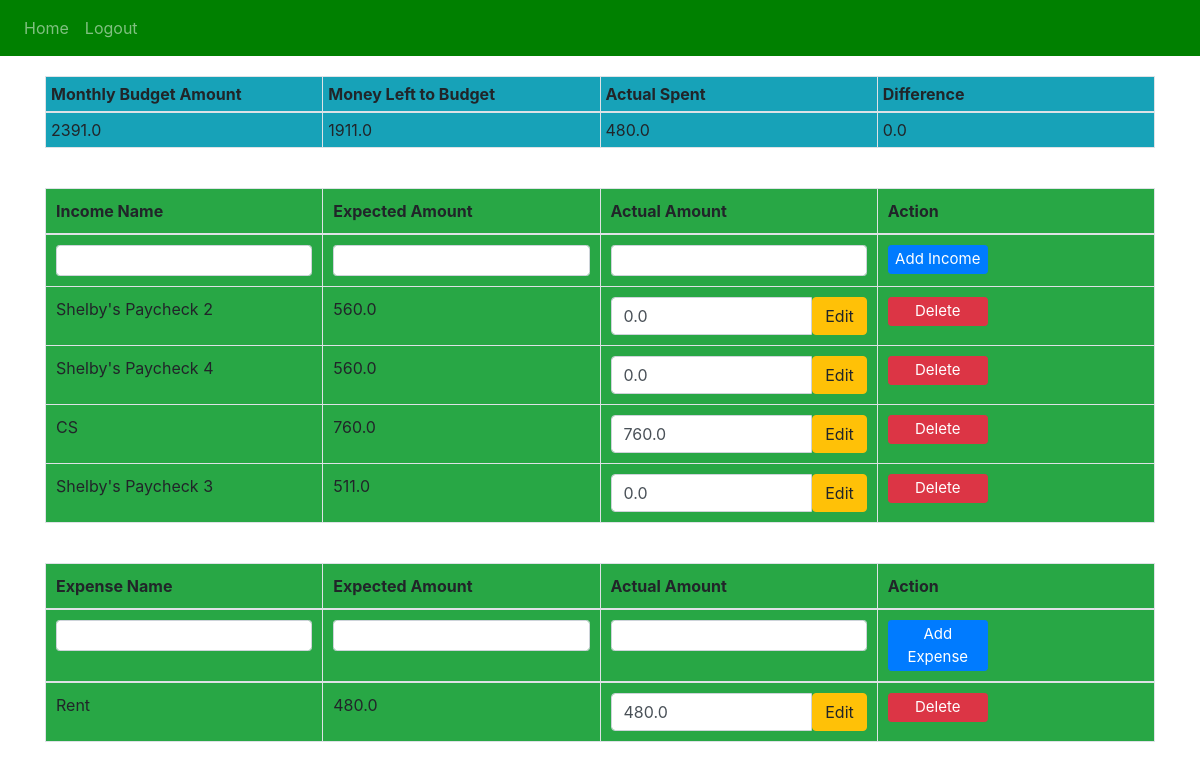
Page / (signed in) on the earlier database version.
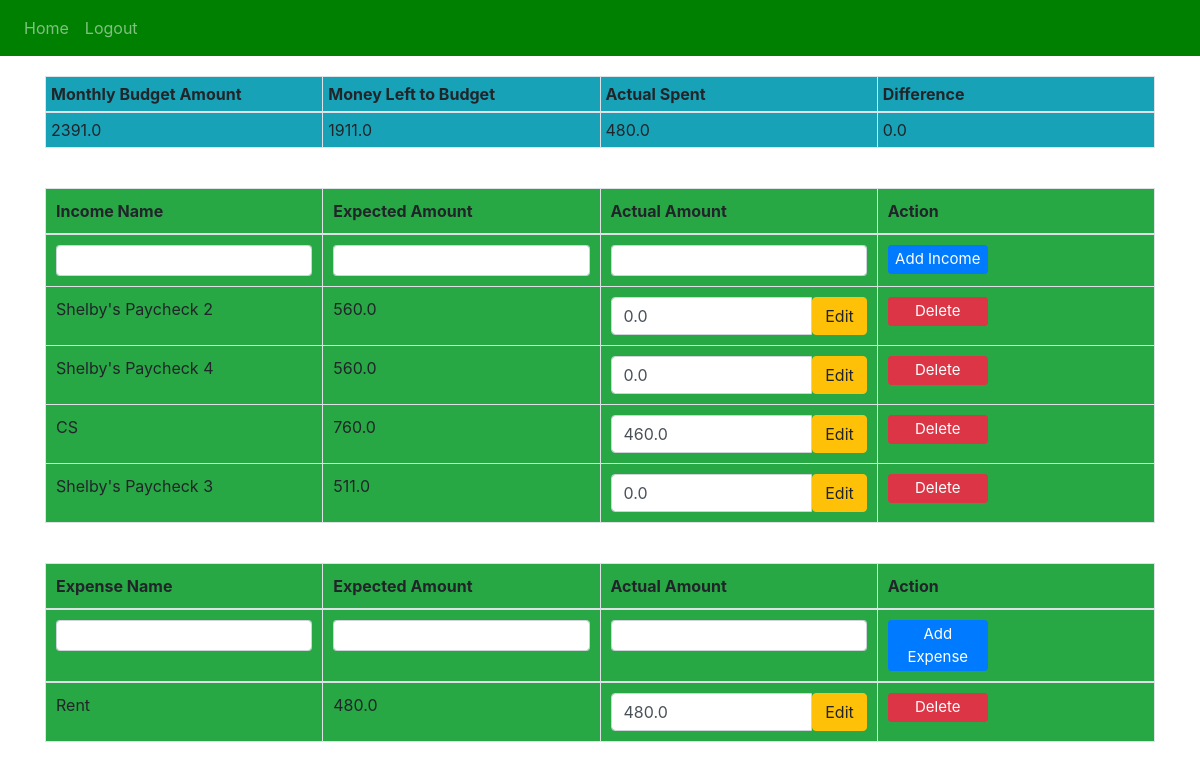
Same page on the later database version.
### website/models.py (models this page shows)
class Income(db.Model):
    id = db.Column(db.Integer, primary_key=True)
    income_name = db.Column(db.String(150))
    expected_income = db.Column(db.Float)
    actual_income = db.Column(db.Float)
    date = db.Column(db.DateTime(timezone=True), default=func.now())
    user_id = db.Column(db.Integer, db.ForeignKey('user.id'))

class Expense(db.Model):
    id = db.Column(db.Integer, primary_key=True)
    expense_name = db.Column(db.String(150))
    expected_expense = db.Column(db.Float)
    actual_expense = db.Column(db.Float)
    date = db.Column(db.DateTime(timezone=True), default=func.now())
    user_id = db.Column(db.Integer, db.ForeignKey('user.id'))

### website/views.py (the view)
@views.route('/', methods=['GET', 'POST'])
@login_required
def home():
    if request.method == 'POST':
        if 'expenseName' in request.form:
            addExpense()
        if 'incomeName' in request.form:
            addIncome()
    return render_template(
        "home.html",
        user=current_user,
        total_income=get_total_income(),
        remaining_to_budget=get_remaining_to_budget(),
        actual_spent=get_actual_spent(),
        difference=get_difference()
        )

### website/__init__.py (called while the page is built)
def create_app():
    app = Flask(__name__)
    app.config['SECRET_KEY'] = 'alhgaklgdakd jakhgakaggaae'
    app.config['SQLALCHEMY_DATABASE_URI'] = f'sqlite:///{DB_NAME}'
    db.init_app(app)
    from .views import views
    from .auth import auth
    app.register_blueprint(views, url_prefix='/')
    app.register_blueprint(auth, url_prefix='/')
    from .models import User, Expense, Income
    with app.app_context():
        db.create_all()
    login_manager = LoginManager()
    login_manager.login_view = 'auth.login'
    login_manager.init_app(app)
    @login_manager.user_loader
    def load_user(id):
        return User.query.get(int(id))
    return app

### website/views.py (called while the page is built)
def get_total_income():
    incomes = Income.query.with_entities(Income.expected_income).all()
    total_income = sum(income.expected_income for income in incomes)
    return total_income

def get_total_expenses():
    expenses = Expense.query.with_entities(Expense.expected_expense).all()
    total_expenses = sum(expense.expected_expense for expense in expenses)
    return total_expenses

def get_remaining_to_budget():
    total_income = get_total_income()
    total_expenses = get_total_expenses()
    remaining_to_budget = total_income - total_expenses
    return remaining_to_budget

def get_actual_spent():
    actual_expenses = Expense.query.with_entities(Expense.actual_expense).all()
    total_actual_expenses = sum(expense.actual_expense for expense in actual_expenses)
    return total_actual_expenses

def get_difference():
    total_expenses = get_total_expenses()
    actual_spent = get_actual_spent()
    difference = total_expenses - actual_spent
    return difference

### website/templates/home.html (shortened to what this page needs)
{% extends "base.html" %}
{% block content %}
<div id="tableContainer">
    <table class="table table-bordered" id="budgetTable">
        <thead>
            <tr>
                <th class="bg-info">Monthly Budget Amount</th>
                <th class="bg-info">Money Left to Budget</th>
                <th class="bg-info">Actual Spent</th>
                <th class="bg-info">Difference</th>
            </tr>
        </thead>
        <tbody>
            <tr>
                <td class="bg-info">{{ total_income }}</td>
                <td class="bg-info">{{ remaining_to_budget }}</td>
                <td class="bg-info">{{ actual_spent }}</td>
                <td class="bg-info">{{ difference }}</td>
            </tr>
        </tbody>
    </table>
</div>
<div id="tableContainer">
<table class="table table-bordered" id="incomeTable">
    <thead>
        <tr>
            <th class="bg-success">Income Name</th>
            <th class="bg-success">Expected Amount</th>
            <th class="bg-success">Actual Amount</th>
            <th class="bg-success">Action</th>
        </tr>
    </thead>
    <tbody>
            <tr>
                <form method="POST">
                    <td class="bg-success">
                        <input class="form-control form-control-sm" type="text" id="incomeName" name="incomeName" required>
                    </td>
                    <td class="bg-success">
                        <input class="form-control form-control-sm" type="number" id="expectedIncome" name="expectedIncome" required>
                    </td>
                    <td class="bg-success">
                        <input class="form-control form-control-sm" type="number" id="actualIncome" name="actualIncome" required>
                    </td>
                    <td class="bg-success">
                        <button type="submit" class="btn btn-primary btn-sm btn-custom">Add Income</button>
                    </td>
                </form>
            </tr>
        {% for income in user.incomes %}
        <tr>
            <td class="bg-success">{{ income.income_name }}</td>
            <td class="bg-success">{{ income.expected_income }}</td>
            <td class="bg-success">
            	<form id="form-{{ income.id }}" method="POST">
                    <div class="input-group">
                        <input type="number" class="form-control" name="actualIncome" value="{{ income.actual_income }}" aria-describedby="button-addon2" required>
                    	<button class="btn btn-warning" type="button" id="button-addon2" onClick="updateIncome({{ income.id }})">Edit</button>
                   </div>
                </form>
	        </td>
            <td class="bg-success">
                <button type="button" class="btn btn-danger btn-sm btn-custom" onClick="deleteIncome({{ income.id }})">Delete</button>
            </td>
        </tr>
        {% endfor %}
    </tbody>
</table>
</div>
<div id="tableContainer">
    <table class="table table-bordered" id="expenseTable">
        <thead>
            <tr>
                <th class="bg-success">Expense Name</th>
                <th class="bg-success">Expected Amount</th>
                <th class="bg-success">Actual Amount</th>
                <th class="bg-success">Action</th>
            </tr>
        </thead>
        <tr>
            <form method="POST">
                <td class="bg-success">
                    <input class="form-control form-control-sm" type="text" id="expenseName" name="expenseName" required>
                </td>
                <td class="bg-success">
                    <input class="form-control form-control-sm" type="number" id="expectedExpense" name="expectedExpense" required>
                </td>
                <td class="bg-success">
                    <input class="form-control form-control-sm" type="number" id="actualExpense" name="actualExpense" required>
                </td>
                <td class="bg-success">
                    <button type="submit" class="btn btn-primary btn-sm btn-custom">Add Expense</button>
                </td>
            </form>
        </tr>
        <tbody>
            {% for expense in user.expenses %}
            <tr>
                <td class="bg-success">{{ expense.expense_name }}</td>
                <td class="bg-success">{{ expense.expected_expense }}</td>
                <td class="bg-success">
                    <form id="form-{{ expense.id }}" method="POST">
                        <div class="input-group">
                            <input type="number" class="form-control" name="actualExpense" value="{{ expense.actual_expense }}" aria-describedby="button-addon2" required>
                            <button class="btn btn-warning" type="button" id="button-addon2" onClick="updateExpense({{ expense.id }})">Edit</button>
                        </div>
                    </form>
                </td>
                <td class="bg-success">
                    <button type="button" class="btn btn-danger btn-sm btn-custom" onClick="deleteExpense({{ expense.id }})">Delete</button>
                </td>
            </tr>
            {% endfor %}
        </tbody>
    </table>
</div>
{% endblock %}

### website/templates/base.html (shortened to what this page needs)
<!DOCTYPE html>
<html>
  <head>
    <link
      rel="stylesheet"
      href="https://stackpath.bootstrapcdn.com/bootstrap/4.4.1/css/bootstrap.min.css"
    />
    <link
      rel="stylesheet"
      href="https://stackpath.bootstrapcdn.com/font-awesome/4.7.0/css/font-awesome.min.css"
    />
  </head>
  <body>
    <nav class="navbar navbar-expand-lg navbar-dark" style="background-color: green;">
        <div class="collapse navbar-collapse" id="navbar">
          <div class="navbar-nav">
            {% if user.is_authenticated %}
            <a class="nav-item nav-link" id="home" href="/">Home</a>
            <a class="nav-item nav-link" id="logout" href="/logout">Logout</a>
            {% else %}
            <a class="nav-item nav-link" id="login" href="/login">Login</a>
            <a class="nav-item nav-link" id="signUp" href="/sign-up">Sign Up</a>
            {% endif %}
          </div>
        </div>
    </nav>
    <div class="container">
      {% block content %}
      {% endblock %}
    </div>
  </body>
  </html>

### website/templates/home.html (style rules this page uses)
.btn-custom { padding: 2px 5px; font-size: 15px; width: 100px; }
#incomeTable th, #incomeTable td { padding: 10px; width: calc(100% / 4); }
#tableContainer { display: flex; justify-content: center; border-collapse: collapse; flex-direction: column; align-items: center; width: 100%; }
#incomeTable { margin: 20px 0; }
#expenseTable th, #expenseTable td { padding: 10px; width: calc(100% /4); }
#expenseTable { margin: 20px 0; }
#budgetTable { margin: 20px 0; }
#budgetTable th, #budgetTable td { padding: 5px; width: calc(100% / 4); }
.input-group, .input-group input, .input-group button { margin-bottom: 0 !important; }

Differences in the rows shown:
changed Income "CS": actualIncome "760.0" → "460.0"
